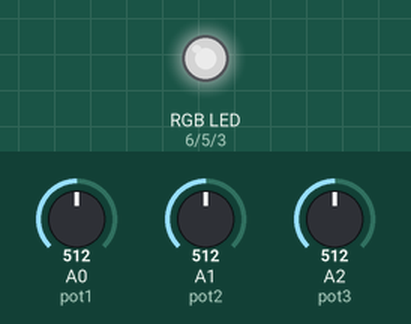
The program below on a simulated Arduino Micro, built with avr-gcc and run on an emulated ATmega32U4. On the bench: an RGB LED mixed from three pins (HIGH = lit). The test bench sets the inputs (shaded band); at power-on: A0 (pot1) = 512, A1 (pot2) = 512, A2 (pot3) = 512. Dim RGB values are drawn brighter than linear.

Above: at 1.2 s.
1.3 s: A0 (pot1) set to 716
At 1.8 s:
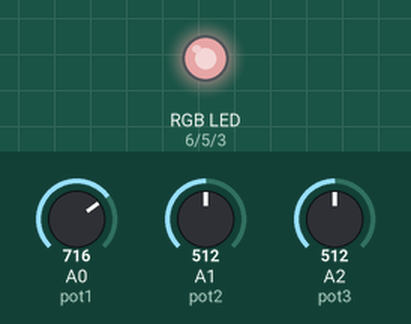
2.8 s: A1 (pot2) set to 716
At 4.0 s:
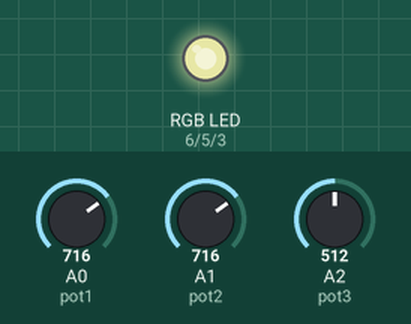
4.3 s: A2 (pot3) set to 716
At 5.3 s:
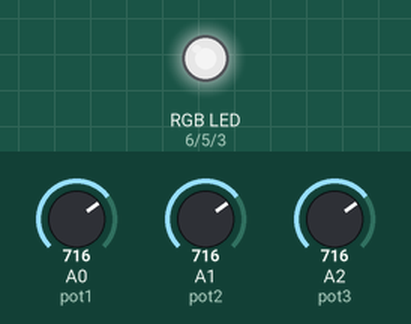
5.8 s: A0 (pot1) set to 900
At 6.4 s:
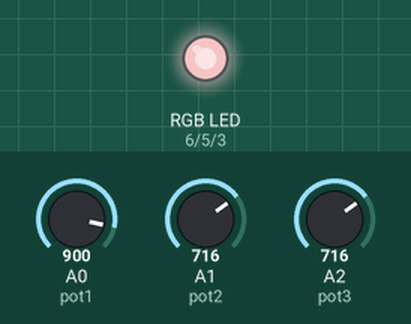
7.3 s: A1 (pot2) set to 900
At 7.6 s:
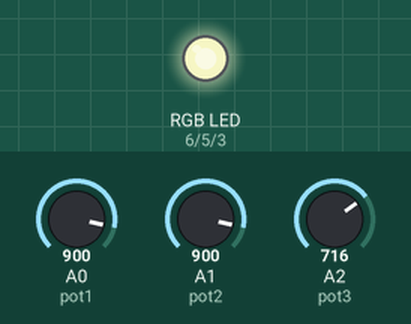
8.8 s: A2 (pot3) set to 900
At 9.9 s:
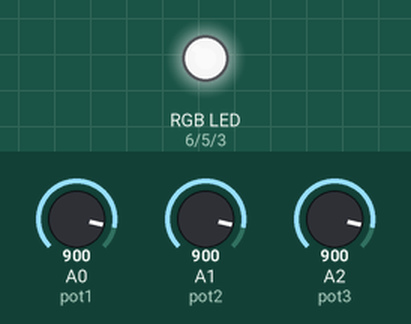
Timing chart, 0 to 11.3 s (numbered marks = the images above; inputs shaded):
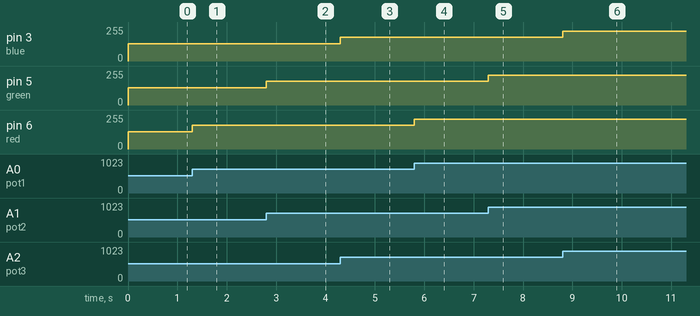

The program:

main.cpp
```cpp
/**
 * Caja de luz RGB
 * Regalo para Edith
 * Creado por Manuel Gopar el 27-Junio-2016
 */
#include "Arduino.h"
//Pines de salida PWM
int red = 6;
int green = 5;
int blue = 3;
//Valor de cada PIN
int redValue =0;
int greenValue=0;
int blueValue=0;

//Pines de potenciometros
int pot1 = A0;
int pot2 = A1;
int pot3 = A2;

void setup()
{
  // Entrada de potenciometros
  pinMode(pot1, INPUT);
  pinMode(pot2, INPUT);
  pinMode(pot3, INPUT);
  //Salida para los leds RGB
  pinMode(red, OUTPUT);
  pinMode(green, OUTPUT);
  pinMode(blue, OUTPUT);


}

void loop()
{
//Leer el valor de Rojo
redValue = analogRead(pot1)/4;
//Escribirlo en el PWM
analogWrite(red, redValue);
//Leer valor de    Green
greenValue = analogRead(pot2)/4;
//Escribirlo en el PWM
analogWrite(green, greenValue);
//Leer valor de    Blue
blueValue = analogRead(pot3)/4;
//Escribirlo en el PWM
analogWrite(blue, blueValue);


}
```

Measured:
- after the input at 1.3 s, pin 6 (red): 128/255 → 179/255 at once
- after the input at 2.8 s, pin 5 (green): 128/255 → 179/255 at once
- after the input at 4.3 s, pin 3 (blue): 128/255 → 179/255 at once
- after the input at 5.8 s, pin 6 (red): 179/255 → 225/255 at once
- after the input at 7.3 s, pin 5 (green): 179/255 → 225/255 at once
- after the input at 8.8 s, pin 3 (blue): 179/255 → 225/255 at once
